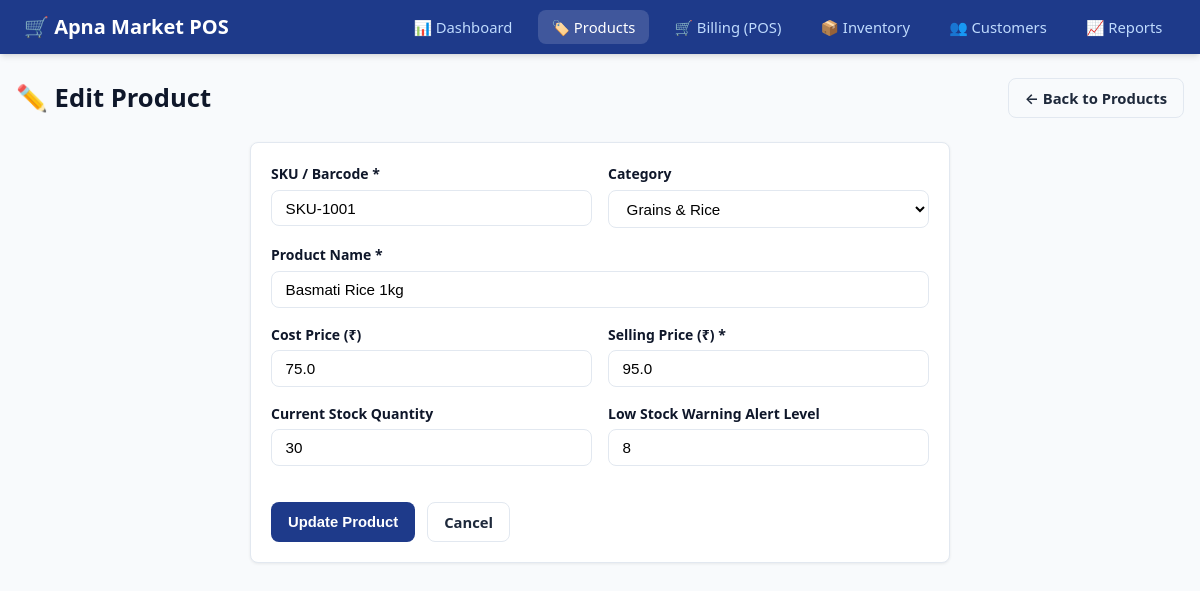
/products/1/edit, run on the app's committed database.
### tables this page shows
CREATE TABLE products (
            id INTEGER PRIMARY KEY AUTOINCREMENT,
            sku TEXT UNIQUE NOT NULL,
            name TEXT NOT NULL,
            category TEXT DEFAULT 'General',
            cost_price REAL NOT NULL DEFAULT 0.0,
            selling_price REAL NOT NULL,
            stock INTEGER NOT NULL DEFAULT 0,
            min_stock INTEGER NOT NULL DEFAULT 5
        );

### pos-system/app.py (the view, shortened to what this page needs)
@app.route('/products/<int:id>/edit', methods=['GET', 'POST'])
def product_edit(id):
    db = get_db()
    product = db.execute("SELECT * FROM products WHERE id = ?", (id,)).fetchone()
    if not product:
        flash("Product not found.", "warning")
        return redirect(url_for('products'))
    return render_template('product_form.html', product=product, action="edit")

### pos-system/app.py (called while the page is built)
def get_db():
    if 'db' not in g:
        g.db = sqlite3.connect(app.config['DATABASE'])
        g.db.row_factory = sqlite3.Row
        g.db.execute("PRAGMA foreign_keys = ON")
    return g.db

### pos-system/templates/product_form.html (shortened to what this page needs)
{% extends "base.html" %}
{% block content %}
<div class="page-header">
  <h1 class="page-title">{% if action == 'new' %}➕ Add New Product{% else %}✏️ Edit Product{% endif %}</h1>
  <a href="{{ url_for('products') }}" class="btn btn-outline">← Back to Products</a>
</div>
<div class="card" style="max-width: 700px; margin-inline: auto;">
  <form method="POST">
    <div class="form-row">
      <div class="form-group">
        <label class="form-label" for="sku">SKU / Barcode *</label>
        <input type="text" id="sku" name="sku" class="form-control" value="{{ product.sku if product else '' }}" required placeholder="e.g. SKU-1001 or barcode">
      </div>
      <div class="form-group">
        <label class="form-label" for="category">Category</label>
        <select id="category" name="category" class="form-select">
          {% set curr_cat = product.category if product else 'General' %}
          {% for cat in ['General', 'Grains & Rice', 'Flour & Atta', 'Oils', 'Beverages', 'Snacks', 'Dairy', 'Household', 'Personal Care', 'Confectionery'] %}
            <option value="{{ cat }}" {% if curr_cat == cat %}selected{% endif %}>{{ cat }}</option>
          {% endfor %}
        </select>
      </div>
    </div>
    <div class="form-group">
      <label class="form-label" for="name">Product Name *</label>
      <input type="text" id="name" name="name" class="form-control" value="{{ product.name if product else '' }}" required placeholder="e.g. Basmati Rice 1kg">
    </div>
    <div class="form-row">
      <div class="form-group">
        <label class="form-label" for="cost_price">Cost Price (₹)</label>
        <input type="number" step="0.01" min="0" id="cost_price" name="cost_price" class="form-control" value="{{ product.cost_price if product else '0.00' }}">
      </div>
      <div class="form-group">
        <label class="form-label" for="selling_price">Selling Price (₹) *</label>
        <input type="number" step="0.01" min="0.01" id="selling_price" name="selling_price" class="form-control" value="{{ product.selling_price if product else '' }}" required>
      </div>
    </div>
    <div class="form-row">
      <div class="form-group">
        <label class="form-label" for="stock">Current Stock Quantity</label>
        <input type="number" min="0" id="stock" name="stock" class="form-control" value="{{ product.stock if product else '10' }}" required>
      </div>
      <div class="form-group">
        <label class="form-label" for="min_stock">Low Stock Warning Alert Level</label>
        <input type="number" min="0" id="min_stock" name="min_stock" class="form-control" value="{{ product.min_stock if product else '5' }}" required>
      </div>
    </div>
    <div style="display: flex; gap: 0.75rem; margin-top: 1.25rem;">
      <button type="submit" class="btn btn-primary">{% if action == 'new' %}Create Product{% else %}Update Product{% endif %}</button>
      <a href="{{ url_for('products') }}" class="btn btn-outline">Cancel</a>
    </div>
  </form>
</div>
{% endblock %}

### pos-system/static/style.css (style rules this page uses)
:root { --primary: #1e3a8a; --primary-hover: #1d4ed8; --primary-light: #eff6ff; --secondary: #0f172a; --accent: #2563eb; --success: #16a34a; --success-bg: #dcfce7; --danger: #dc2626; --danger-bg: #fee2e2; --warning: #d97706; --warning-bg: #fef3c7; --bg: #f8fafc; --surface: #ffffff; --border: #e2e8f0; --text: #1e293b; --text-muted: #64748b; --radius: 8px; --shadow-sm: 0 1px 3px rgba(0,0,0,0.07); --shadow-md: 0 4px 6px -1px rgba(0,0,0,0.1), 0 2px 4px -2px rgba(0,0,0,0.08); }
*, *::before, *::after { box-sizing: border-box; margin: 0; padding: 0; }
body { font-family: system-ui, -apple-system, BlinkMacSystemFont, "Segoe UI", Roboto, sans-serif; background-color: var(--bg); color: var(--text); line-height: 1.5; min-height: 100vh; display: flex; flex-direction: column; }
.page-header { display: flex; justify-content: space-between; align-items: center; margin-bottom: 1.5rem; flex-wrap: wrap; gap: 1rem; }
.page-title { font-size: 1.6rem; font-weight: 700; color: var(--secondary); }
.card { background: var(--surface); border: 1px solid var(--border); border-radius: var(--radius); padding: 1.25rem; box-shadow: var(--shadow-sm); margin-bottom: 1.5rem; }
.btn { display: inline-flex; align-items: center; justify-content: center; gap: 0.35rem; padding: 0.5rem 1rem; font-size: 0.925rem; font-weight: 600; border-radius: var(--radius); border: 1px solid transparent; cursor: pointer; text-decoration: none; transition: all 0.15s ease-in-out; }
.btn-primary { background: var(--primary); color: white; }
.btn-outline { background: transparent; border-color: var(--border); color: var(--text); }
.form-group { margin-bottom: 1rem; }
.form-label { display: block; font-size: 0.875rem; font-weight: 600; margin-bottom: 0.35rem; color: var(--secondary); }
.form-control, .form-select { width: 100%; padding: 0.55rem 0.85rem; border: 1px solid var(--border); border-radius: var(--radius); font-size: 0.95rem; background: white; transition: border-color 0.15s ease-in-out, box-shadow 0.15s ease-in-out; }
.form-row { display: grid; grid-template-columns: repeat(auto-fit, minmax(200px, 1fr)); gap: 1rem; }

### data on the page
products: sku "SKU-1001", category "Grains & Rice", name "Basmati Rice 1kg", cost_price "75.0", selling_price "95.0", stock "30", min_stock "8"
